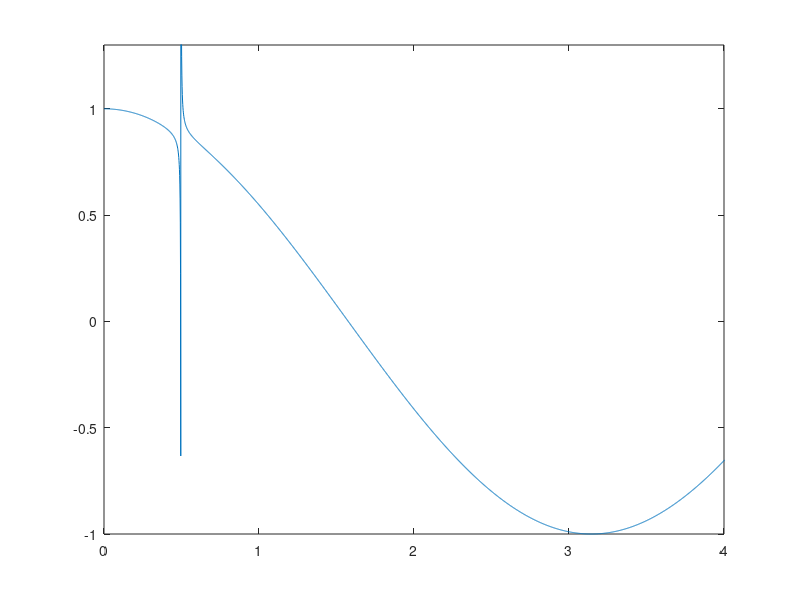
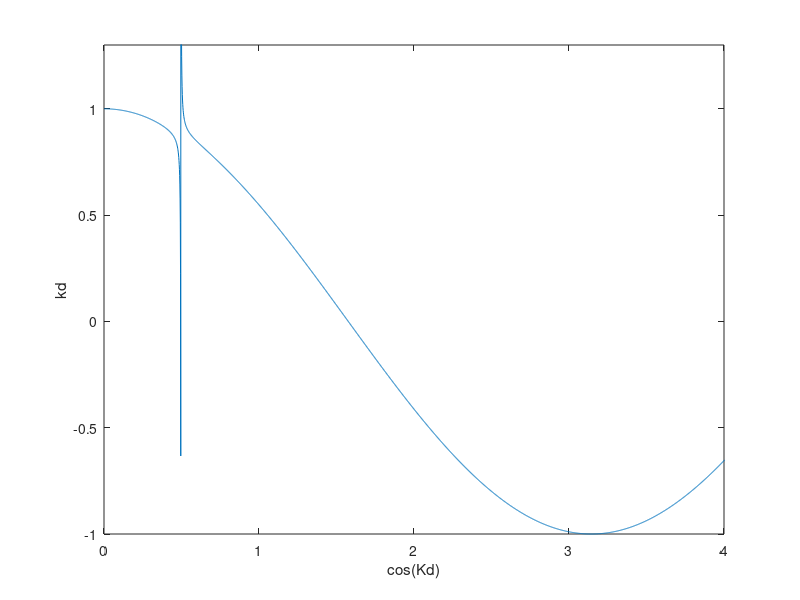
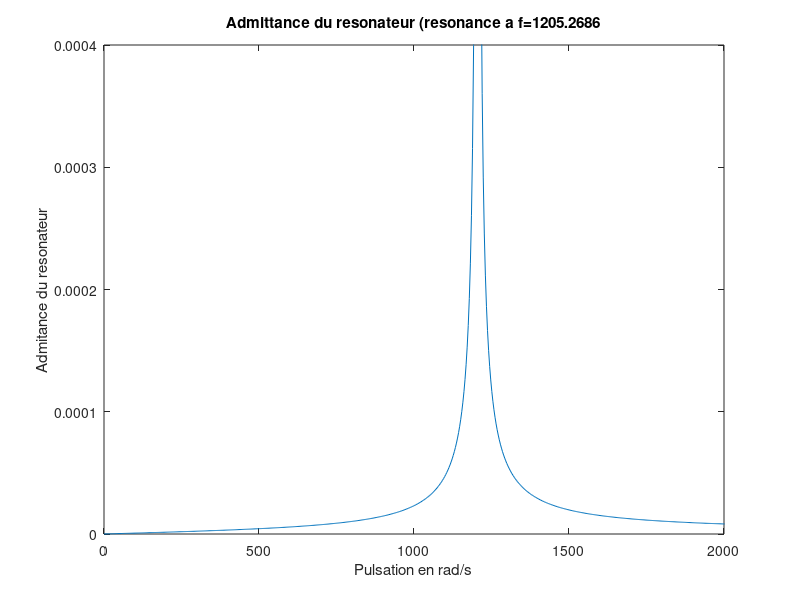
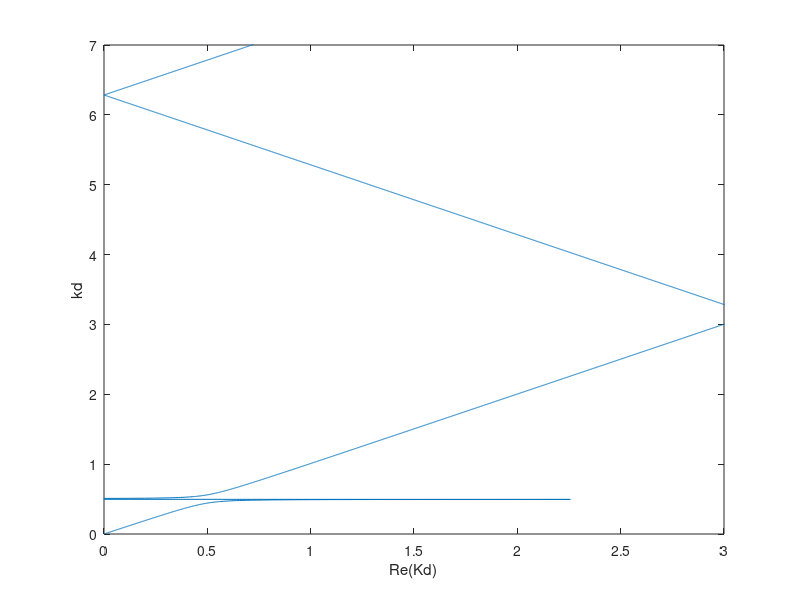

MATLAB code to generate these figures, in order:
%avril 2014 
%diagramme de dispersion, impédance, ... pour la corde avec N masses


clear all; close all; %clc;

%	CONSTANTES
%=========================

d = 14*10^(-2); %longueur de la corde entre 2 masses en m
V = (10*10^(-2))^3 ; %volume du resonanteur (50 cm cube)
l = 0.10; %longueur du col
s = pi*(2*10^(-2))^2; %section du col
s_tube = pi*(20*10^(-2))^2; %section du tube avant la discontinuite
rho = 1.2;
c = 340;
C = V/(rho*c*c);
L = rho*l/s ;

freq = 0:0.55:9000;
f = zeros(1,1,length(freq));
f(1,1,:) = freq;
w = 2*pi*f;
k = w/c;

Zc = rho*c/s_tube ; %impédance caractéristique
Ze(1,1,:) = 1./(i*w*C) + i*w*L; %impedance d'entrée

siz = length(f);


%	MATRICES DE TRANSFERT
%==================================

%POUR LE tube
transfert_tube=[ cos(k*d) i*Zc*sin(k*d) ; i/Zc*sin(k*d) cos(k*d)];


%POUR LA DISCONTINUITE 
transfert_masse = [1*ones(1,1,siz) zeros(1,1,siz) ; 1./Ze ones(1,1,siz)];

%tube + DISCONTINUTÉ + tube (symetrie et reciprocite)

for z = 1:siz
transfert_cellule(:,:,z) = transfert_tube(:,:,z)*transfert_masse(:,:,z);%*transfert_tube(:,:,z);
end

%	RELATION DE DISPERSION
%==================================

for z = 1:siz
COS_GAMMAD(1,1,z) = (transfert_cellule(1,1,z)+transfert_cellule(2,2,z))./2;
end

y(1,:) = COS_GAMMAD(1,1,:);
x(1,:) = k(1,1,:).*d;

plot(x,y,'-');
axis([0 4 -1 1.3]);

figure(2)

COS_GAMMAD_2 = cos(k*d) + (i*(1./Ze).*Zc.*sin(k*d))./2;
y(1,:) = COS_GAMMAD_2(1,1,:); 
plot(x,y,'-');
axis([0 4 -1 1.3]);
xlabel("cos(Kd)");
ylabel("kd");

%admittance
figure(3)
x(1,:) = w(1,1,:);
ye(1,:) = 1./Ze(1,1,:);

%subplot(1,2,1);
%figure(3)
plot(x(1,:),abs(ye(1,:)),'-');
res = (1/sqrt(L*C))
title('admittance')
axis([0 2000 0 0.0004]);
title(["Admittance du resonateur (resonance a f=",num2str(res)]);
xlabel("Pulsation en rad/s");
ylabel("Admitance du resonateur");


figure(4)
GAMMAD = acos(COS_GAMMAD);
x(1,:) = real(GAMMAD);
y(1,:) = k(1,1,:).*d;
plot(x,y);
axis([0 3 0 7]);
xlabel("Re(Kd)");
ylabel("kd")


figure(5)
x(1,:) = imag(GAMMAD);
plot(x,y);
axis([-0.003 0 0 7]);
xlabel("Im(Kd)");
ylabel("kd")




%ze(1,:) = Ze(1,1,:);
%subplot(1,2,2);
%plot(x(1,:),imag(ze(1,:)),'-o');





















